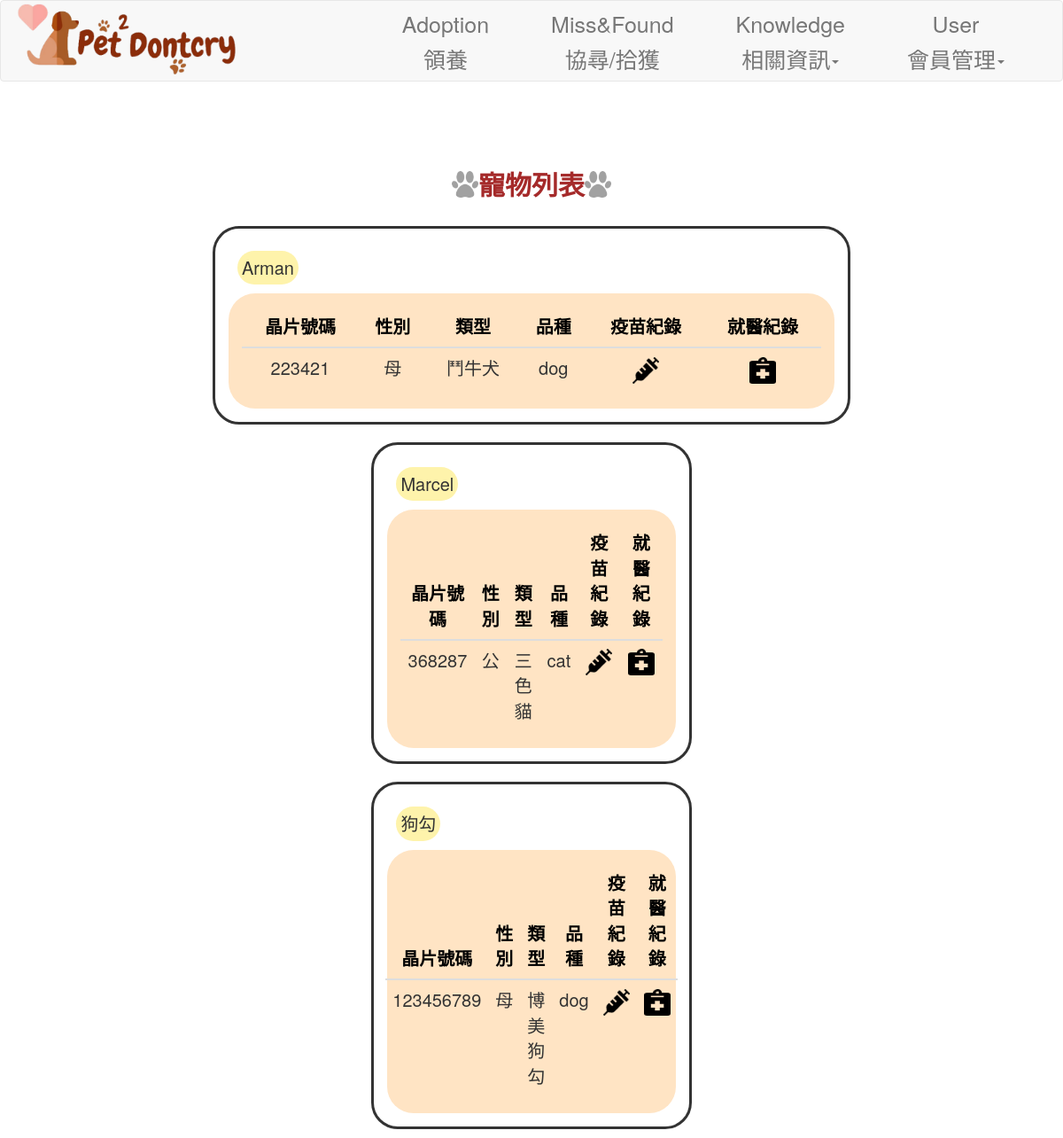
Page /user/mypet (signed in) on the earlier database version.
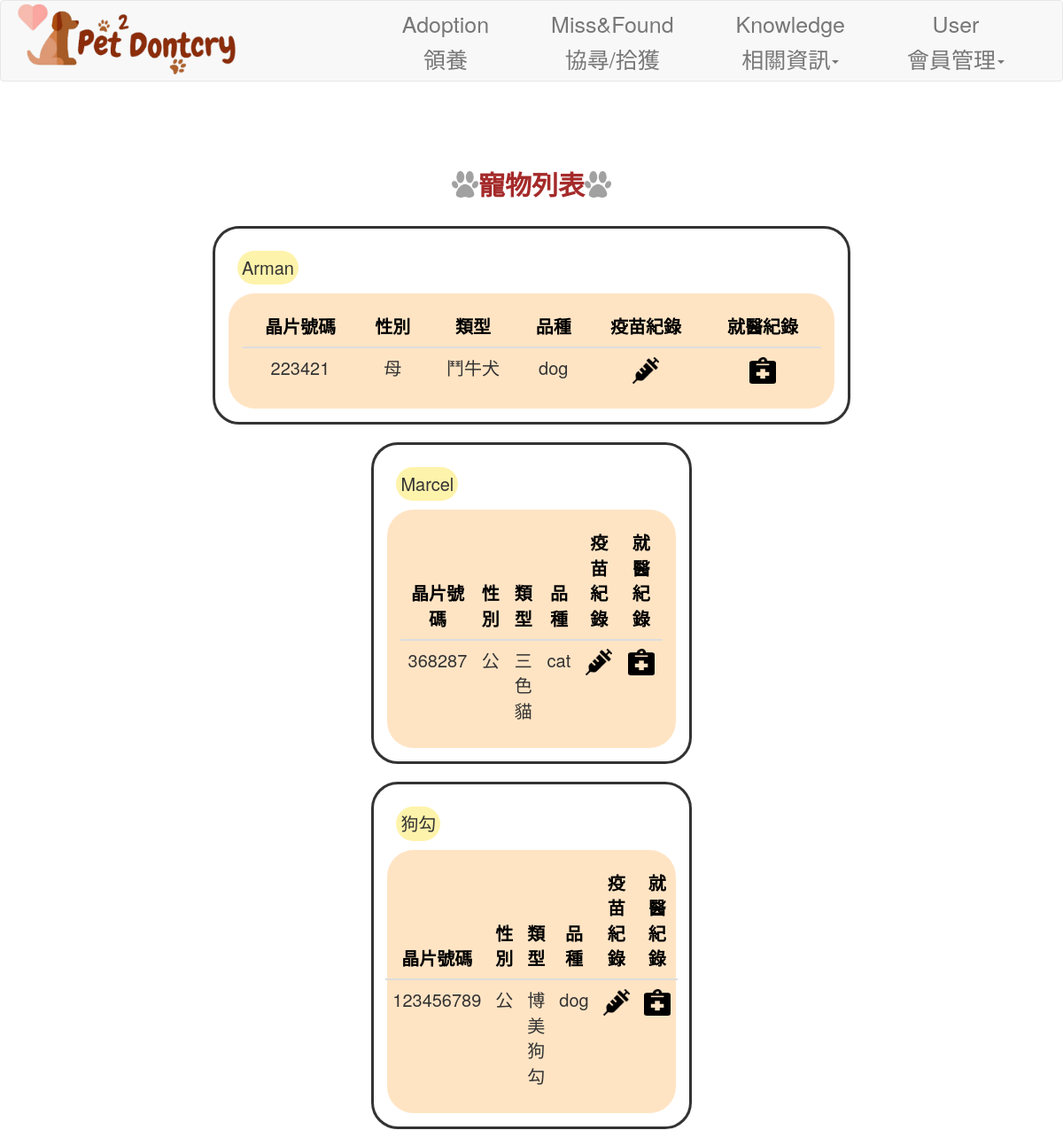
Same page on the later database version.
### app/models/user.py (models this page shows, shortened)
class pet(db.Model):
    __tablename__ = 'pet'
    PetID = db.Column('PetID', db.Integer, primary_key = True)
    UID = db.Column('UID',db.Integer,db.ForeignKey('user.UID'), nullable=False)
    name = db.Column('name', db.String(20), nullable=False)
    sex = db.Column('sex',db.Integer, nullable=False)
    species = db.Column('species', db.String(10), nullable=False)
    fur = db.Column('fur', db.String(10), nullable=False)
    variety = db.Column('variety', db.String(10), nullable=False)
    vaccine = db.Column('vaccine',db.Boolean,nullable=False)
    medicalrecords = db.relationship('medicalrecords', backref='pet', lazy='dynamic')

### app/views/user.py (the view)
@user_views.route('/user/mypet')
@login_required
def pet_info():
    users = get_user_data(current_user.ID)
    print(users)
    from ..models.user import pet
    pets = pet.query.filter_by(UID=users.UID).all()
    print(pets)
    if pets is None:
        abort(404)
    return render_template('user_pet.html', pets=pets)

### app/controllers/user.py (called while the page is built)
def get_user_data(ID):
    return user.query.filter_by(ID=ID).first()

### app/models/user.py (called while the page is built)
    @login_manager.user_loader
    def load_user(ID):
        try:
            return account.query.get(ID)
        except:
            return None

### app/templates/user_pet.html (shortened to what this page needs)
<!DOCTYPE html>
{% extends "base.html" %}
{% block content %}
<head>
    <link rel="stylesheet" href="{{ url_for('static', filename='css/user_pet.css') }}">
</head>
<body background="{{ url_for('static', filename='img/first-page.jpg') }}" style="background-size: cover; font-size: 2rem;">
    <div class="Title_img" style="padding: 1.5rem; margin-top: 5%;">
        <div class="Title_img rounded" style=" display: flex; align-items: center;">
            <img src="{{ url_for('static', filename='img/dog-footprints.png') }}" width="30" height="30">
            <div class="Title font-B" style="font-size: 3rem; color: brown;">   寵物列表   </div>
            <img src="{{ url_for('static', filename='img/dog-footprints.png') }}" width="30" height="30">
        </div>
    </div>
    {% for pet in pets %}
    <div style="display: flex; justify-content: center; align-items: center; flex-direction: column;">
        <div class="" style="display: flex; flex-wrap: wrap; justify-content: center; align-items: center; border: solid; width: 60%; padding: 1.5rem; border-radius: 30px; margin: 1rem">
            <div style="width: 100%;">
                <div class="rounded-name bg-name" style="margin: 1rem; padding: 0.5rem; width: fit-content;">
                    {{pet.name}}
                </div>
                <div class="bg-table rounded-table h-100 p-4 dis">
                    <table class="table" style="font-size: 2rem;">
                        <thead class="thead">
                            <tr style="color:black; border-top-style: hidden;">
                                <th scope="col" style="text-align: center;">晶片號碼</th>
                                <th scope="col" style="text-align: center;">性別</th>
                                <th scope="col" style="text-align: center;">類型</th>
                                <th scope="col" style="text-align: center;">品種</th>
                                <th scope="col" style="text-align: center;">疫苗紀錄</th>
                                <th scope="col" style="text-align: center;">就醫紀錄</th>
                            </tr>
                        </thead>
                        <tbody class="thead">
                            <tr>
                                <td id="ID">{{pet.PetID}}</td>
                                <td>
                                    {% if pet.sex == 0 %}
                                    公
                                    {% elif pet.sex == 1 %}
                                    母
                                    {% else %}
                                    未知
                                    {% endif %}
                                </td>
                                <td>{{pet.variety}}</td>
                                <td>{{pet.species}}</td>
                                <td>
                                    <img src="{{ url_for('static', filename='img/syringe.png') }}" onclick="showDialog('{{pet.PetID}}')" width="30" height="30">
                                </td>
                                <td>
                                    <img src="{{ url_for('static', filename='img/medical-records.png') }}" onclick="showDialog1('{{pet.PetID}}') " width="30" height="30">
                                </td>
                            </tr>
                        </tbody>
                    </table>
                </div>
            </div>
        </div>
        {% endfor %}
    </div>
</body>
{% endblock content %}

### app/templates/base.html (shortened to what this page needs)
{% extends "bootstrap/base.html" %}
{% block styles %}
{{super()}}
<link rel="stylesheet"
      href="{{url_for('static', filename='style.css')}}">
{% endblock %}
{% block navbar %}
  <nav class="navbar navbar-default ">
    <div class="container-fluid navbar-container">
      <div class="navbar-header">
        <a class="navbar-left" href="{{ url_for('user_views.home')}}">
          <img class="img-base" src="{{ url_for('static', filename='img/logo.png') }}"  alt="">
        </a>
      </div>
      <div class="collapse navbar-collapse navbar-right pull-center navbar-inner" id="bs-example-navbar-collapse-1">
        <ul class="nav navbar-nav ">
          <li class="nav-item">
            <a class="nav-link" href="{{ url_for('user_views.adoption_data') }}">Adoption<br><br>領養</a>
          </li>
          <li class="nav-item">
            <a class="nav-link" href="{{ url_for('user_views.miss_data') }}">Miss&Found<br><br>協尋/拾獲</a>
          </li>
          <li class="nav-item dropdown">
            <a href="#" class="nav-link dropdown-toggle" data-toggle="dropdown" role="button" aria-haspopup="true" aria-expanded="false">Knowledge<br><br>相關資訊<span class="caret"></span></a>
          </li>
          {% if current_user.is_authenticated %}
            <li class="nav-item dropdown">
              <a href="#" class="nav-link dropdown-toggle" data-toggle="dropdown" role="button" aria-haspopup="true" aria-expanded="false">User<br><br>會員管理<span class="caret"></span></a>
            </li>
          {% else %}
            <li class="nav-item">
              <a class="nav-link" href="{{ url_for('index_views.login') }}">Login/Register<br><br>登入/註冊</a>
            </li>
          {% endif %}
        </ul>
      </div>
    </div>
  </nav>
{% endblock navbar %}

### app/static/style.css (style rules this page uses)
.navbar-container { background-color: var(--lightyellow); }
.navbar-inner { text-align:center; }
.img-base { max-width: 75%; }
nav li { margin :0 20px; font-size:25px; }

### app/static/css/user_pet.css (style rules this page uses)
.bg-table { background-color:bisque; }
.bg-name { background-color: #fef3ab; }
.font-B { font-weight: bold; }
.rounded { border-radius: 30px; }
.rounded-table { border-radius: 30px; }
.rounded-name { border-radius: 30px; }
.h-100 { height: auto; }
.p-4 { padding: 1.5rem; }
.Title_img { display: flex; justify-content: center; align-items: center; }
.Title { font-size: 3rem; color: brown; }
.dis { display:flex; justify-content: center; }
.table { margin-bottom: 0.5rem; font-size: 1rem; display: blocks; text-align: center; }
.thead { text-align: center; }

Differences in the rows shown:
changed pet "狗勾": sex "母" → "公"
